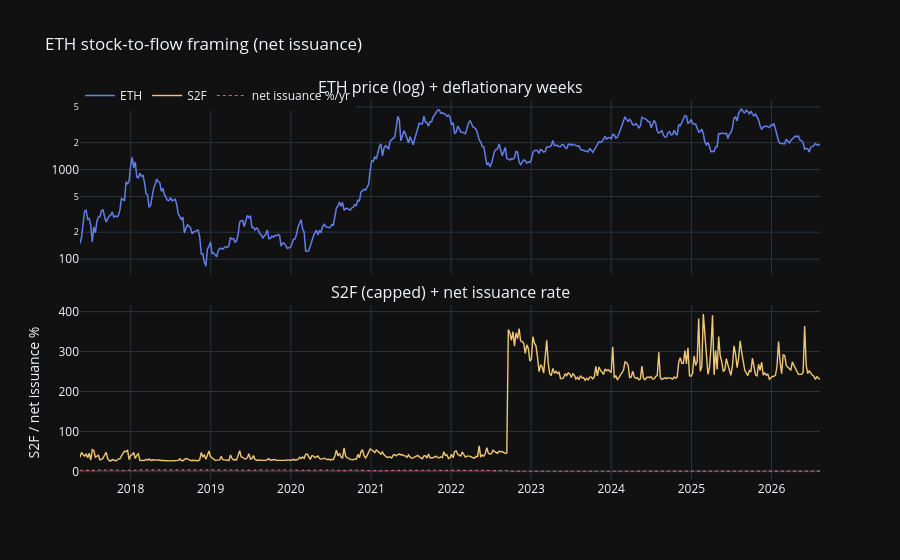

The notebook cell saved with this chart:
### Markdown cell above
## 5. Ethereum stock-to-flow framing

Post-Merge ETH is **not** a fixed-halving asset. Frame S2F as:

$$\mathrm{S2F} = \frac{\text{circulating supply}}{\max(\text{annualized net issuance},\,\varepsilon)}$$

where **net issuance = issuance − burn**. When net issuance ≤ 0 (ultrasound / net-deflationary),
flag a deflationary regime and cap S2F at a high sentinel rather than exploding the ratio.

Treat this as **exploratory framing**, not PlanB dogma.

### Code cell
S2F_EPS = 1e3  # ETH/year floor for ratio stability
S2F_CAP = 500.0  # sentinel for near-zero / negative net issuance

df = df.with_columns(
    (pl.col("net_issuance_eth_wk") * 52.0).alias("net_issuance_ann"),
    (pl.col("issuance_eth_wk") * 52.0).alias("issuance_ann"),
    (pl.col("burn_eth_wk") * 52.0).alias("burn_ann"),
).with_columns(
    (pl.col("net_issuance_ann") <= 0).cast(pl.Int8).alias("is_deflationary"),
).with_columns(
    pl.when(pl.col("net_issuance_ann") > S2F_EPS)
    .then(pl.col("supply") / pl.col("net_issuance_ann"))
    .otherwise(pl.lit(S2F_CAP))
    .alias("s2f"),
).with_columns(
    np.log(pl.col("s2f").clip(1e-6, None)).alias("log_s2f"),
    (pl.col("net_issuance_ann") / pl.col("supply")).alias("net_issuance_rate"),
)

# Exploratory HAC OLS: log(price) ~ log(S2F)
s2f_fit = df.select("log_close", "log_s2f", "is_deflationary").drop_nulls()
y_s2f = s2f_fit["log_close"].to_numpy()
X_s2f = sm.add_constant(s2f_fit["log_s2f"].to_numpy())
s2f_ols = sm.OLS(y_s2f, X_s2f).fit(cov_type="HAC", cov_kwds={"maxlags": 12})
print("log(ETH) ~ const + log(S2F)  [HAC]")
print(s2f_ols.summary().tables[1])
print(f"R² = {s2f_ols.rsquared:.3f}  deflationary weeks = {int(df['is_deflationary'].sum())} / {df.height}")

fig = make_subplots(rows=2, cols=1, shared_xaxes=True, vertical_spacing=0.08,
                    subplot_titles=("ETH price (log) + deflationary weeks", "S2F (capped) + net issuance rate"))
fig.add_trace(go.Scatter(x=df["date"], y=df["close"], name="ETH",
                         line=dict(color=ETH_COLOR, width=1.5)), row=1, col=1)
defl = df.filter(pl.col("is_deflationary") == 1)
if defl.height:
    fig.add_trace(go.Scatter(
        x=defl["date"], y=defl["close"], mode="markers", name="deflationary",
        marker=dict(color="#39ff14", size=5, symbol="diamond"),
    ), row=1, col=1)
fig.add_trace(go.Scatter(x=df["date"], y=df["s2f"], name="S2F",
                         line=dict(color="#f0c674", width=1.4)), row=2, col=1)
fig.add_trace(go.Scatter(x=df["date"], y=df["net_issuance_rate"] * 100, name="net issuance %/yr",
                         line=dict(color="#cc6666", width=1.2, dash="dot")), row=2, col=1)
fig.update_layout(template="plotly_dark", height=560, legend=dict(orientation="h", y=1.05),
                  title="ETH stock-to-flow framing (net issuance)")
fig.update_yaxes(type="log", row=1, col=1)
fig.update_yaxes(title_text="S2F / net issuance %", row=2, col=1)
fig.show()

### Figure 1 — Plotly figure (JSON) as saved in the notebook; plotly's stock layout.template omitted (floating-point values rounded to 4 significant figures; data arrays with more than 128 entries replaced by an {"elided": "..."} marker saying what was removed)
{"data": [{"line": {"color": "#627EEA", "width": 1.5}, "name": "ETH", "type": "scatter", "x": {"elided": "483 str values"}, "xaxis": "x", "y": {"elided": "483 float values"}, "yaxis": "y"}, {"line": {"color": "#f0c674", "width": 1.4}, "name": "S2F", "type": "scatter", "x": {"elided": "483 str values"}, "xaxis": "x2", "y": {"elided": "483 float values"}, "yaxis": "y2"}, {"line": {"color": "#cc6666", "dash": "dot", "width": 1.2}, "name": "net issuance %/yr", "type": "scatter", "x": {"elided": "483 str values"}, "xaxis": "x2", "y": {"elided": "483 float values"}, "yaxis": "y2"}], "layout": {"annotations": [{"font": {"size": 16}, "showarrow": false, "text": "ETH price (log) + deflationary weeks", "x": 0.5, "xanchor": "center", "xref": "paper", "y": 1, "yanchor": "bottom", "yref": "paper"}, {"font": {"size": 16}, "showarrow": false, "text": "S2F (capped) + net issuance rate", "x": 0.5, "xanchor": "center", "xref": "paper", "y": 0.46, "yanchor": "bottom", "yref": "paper"}], "height": 560, "legend": {"orientation": "h", "y": 1.05}, "title": {"text": "ETH stock-to-flow framing (net issuance)"}, "xaxis": {"anchor": "y", "domain": [0, 1], "matches": "x2", "showticklabels": false}, "xaxis2": {"anchor": "y2", "domain": [0, 1]}, "yaxis": {"anchor": "x", "domain": [0.54, 1], "type": "log"}, "yaxis2": {"anchor": "x2", "domain": [0, 0.46], "title": {"text": "S2F / net issuance %"}}}}
